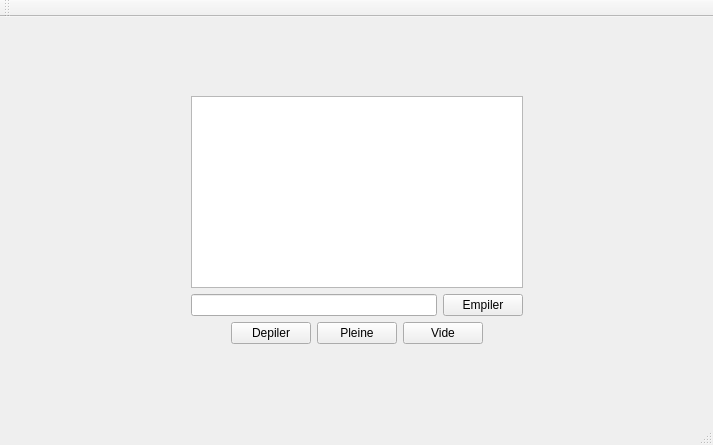
<?xml version="1.0" encoding="UTF-8"?>
<ui version="4.0">
 <class>TP7PartieQTClass</class>
 <widget class="QMainWindow" name="TP7PartieQTClass">
  <property name="geometry">
   <rect>
    <x>0</x>
    <y>0</y>
    <width>713</width>
    <height>445</height>
   </rect>
  </property>
  <property name="windowTitle">
   <string>TP7PartieQT</string>
  </property>
  <widget class="QWidget" name="centralWidget">
   <layout class="QGridLayout" name="gridLayout">
    <item row="0" column="0">
     <layout class="QVBoxLayout" name="verticalLayout_2">
      <item>
       <spacer name="verticalSpacer_2">
        <property name="orientation">
         <enum>Qt::Orientation::Vertical</enum>
        </property>
        <property name="sizeHint" stdset="0">
         <size>
          <width>20</width>
          <height>40</height>
         </size>
        </property>
       </spacer>
      </item>
      <item>
       <layout class="QHBoxLayout" name="horizontalLayout_2">
        <item>
         <spacer name="horizontalSpacer_4">
          <property name="orientation">
           <enum>Qt::Orientation::Horizontal</enum>
          </property>
          <property name="sizeHint" stdset="0">
           <size>
            <width>40</width>
            <height>20</height>
           </size>
          </property>
         </spacer>
        </item>
        <item>
         <layout class="QVBoxLayout" name="verticalLayout">
          <item>
           <widget class="QListView" name="listView"/>
          </item>
          <item>
           <layout class="QHBoxLayout" name="horizontalLayout_3">
            <item>
             <widget class="QLineEdit" name="lineEdit"/>
            </item>
            <item>
             <widget class="QPushButton" name="pushButton">
              <property name="text">
               <string>Empiler</string>
              </property>
             </widget>
            </item>
           </layout>
          </item>
          <item>
           <layout class="QHBoxLayout" name="horizontalLayout">
            <item>
             <spacer name="horizontalSpacer_2">
              <property name="orientation">
               <enum>Qt::Orientation::Horizontal</enum>
              </property>
              <property name="sizeHint" stdset="0">
               <size>
                <width>40</width>
                <height>20</height>
               </size>
              </property>
             </spacer>
            </item>
            <item>
             <widget class="QPushButton" name="pushButton_2">
              <property name="text">
               <string>Depiler</string>
              </property>
             </widget>
            </item>
            <item>
             <widget class="QPushButton" name="pushButton_3">
              <property name="text">
               <string>Pleine</string>
              </property>
             </widget>
            </item>
            <item>
             <widget class="QPushButton" name="pushButton_4">
              <property name="text">
               <string>Vide</string>
              </property>
             </widget>
            </item>
            <item>
             <spacer name="horizontalSpacer">
              <property name="orientation">
               <enum>Qt::Orientation::Horizontal</enum>
              </property>
              <property name="sizeHint" stdset="0">
               <size>
                <width>40</width>
                <height>20</height>
               </size>
              </property>
             </spacer>
            </item>
           </layout>
          </item>
         </layout>
        </item>
        <item>
         <spacer name="horizontalSpacer_3">
          <property name="orientation">
           <enum>Qt::Orientation::Horizontal</enum>
          </property>
          <property name="sizeHint" stdset="0">
           <size>
            <width>40</width>
            <height>20</height>
           </size>
          </property>
         </spacer>
        </item>
       </layout>
      </item>
      <item>
       <spacer name="verticalSpacer">
        <property name="orientation">
         <enum>Qt::Orientation::Vertical</enum>
        </property>
        <property name="sizeHint" stdset="0">
         <size>
          <width>20</width>
          <height>40</height>
         </size>
        </property>
       </spacer>
      </item>
     </layout>
    </item>
   </layout>
  </widget>
  <widget class="QMenuBar" name="menuBar">
   <property name="geometry">
    <rect>
     <x>0</x>
     <y>0</y>
     <width>713</width>
     <height>21</height>
    </rect>
   </property>
  </widget>
  <widget class="QToolBar" name="mainToolBar">
   <attribute name="toolBarArea">
    <enum>TopToolBarArea</enum>
   </attribute>
   <attribute name="toolBarBreak">
    <bool>false</bool>
   </attribute>
  </widget>
  <widget class="QStatusBar" name="statusBar"/>
 </widget>
 <layoutdefault spacing="6" margin="11"/>
 <resources>
  <include location="TP7PartieQT.qrc"/>
 </resources>
 <connections/>
</ui>
